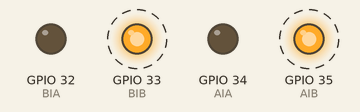
Bench run of a sketch on a simulated ESP32. Shown: output pins drawn as LEDs (lit = HIGH). Dashed ring = blinking.

Above: at 0.7 s.
Timing chart, 0 to 5.8 s (numbered marks = the images above):
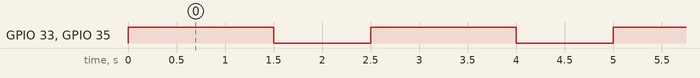

The sketch:

motor.ino
```cpp
/*
 http://www.bajdi.com
 L9110 motor driver controlling 2 small DC motors
 */
 int i = 0;
const int AIA = 34;  // (pwm) pin 9 connected to pin A-IA
const int AIB = 35;  // (pwm) pin 5 connected to pin A-IB
const int BIA = 32; // (pwm) pin 10 connected to pin B-IA
const int BIB = 33;  // (pwm) pin 6 connected to pin B-IB


byte speed = 255;  // change this (0-255) to control the speed of the motors

void setup() {
  pinMode(AIA, OUTPUT); // set pins to output
  pinMode(AIB, OUTPUT);
  pinMode(BIA, OUTPUT);
  pinMode(BIB, OUTPUT);
  Serial.begin(9600);
}

void loop() {
//  a_h();
//  delay(5000);
//  h();
//  delay(1500);
//  stop();
//  delay(1000);
//-----------------------------------------
//// ::: MOVIMIENTO UN POCO MÁS CONTROLADO, SOLO QUE SE REGRESA :: //////////
/*
  delay(1000);
  anti_H();
  Serial.println("Antihorario");
  //delay(500);
  stop();
  Serial.println("STOPU");
  //delay(500);
  H();
  */
  //g_180();
  //g_90();

  H(1000);


////////////////////////////////////////////////////////////////////////////////////
//  Serial.println("Esperando 5 segundos");
//  do{
//      h();
//      delay(1500);
//      stop();
//      delay(100);
//      a_h();
//      delay(1000);
//      stop();
//      delay(1500);
//      i = i +1;
//    }while(i = 20);
//     i = 0;


  //-------------------------------------------
  //_------------------------Test_1: Ambos motores giran en sentido horario juntos durante tres segundos, y se detienen durante 3 segundos
//  Serial.println("Ambos motores giran en sentido horario juntos durante tres segundos, y se detienen durante 3 segundos");
//  h();//¿Hacia donde gira?
//  delay(5000);
//  stop();//¿Qué hace al detenerse, cambia su giro, que tanto?
//  delay(1500);
//  //Al reinciar el giro horario, ¿vuelve a girar como al principio?
//  //----------------------------------------------------------------------------------------------------
//  //-------------------------Test_2: Ambos motores giran en sentido antihorario juntos durante 3 segundos, y se detienen durante 3 segundos
//  stop();
//  delay(5000);
//  Serial.println("Esperando 5 segundos");
//  Serial.println("Ambos motores giran en sentido antihorario juntos durante 3 segundos, y se detienen durante 3 segundos");
//  a_h();
//  delay(3000);
//  stop();
//  delay(3000);
//  //¿El comportamiento es similar al test_1, solo cambiando la dirección de giro? En principio debería serlo
//  //-------------------------------------------------------------------------------------------------------------
//  //--------------------------------------------------Test_3: Ambos motores giran en sentido horario, ¿que pasa si para frenar intercalamos entre h() y a_h() un numero x de veces?
//  stop();
//  delay(5000);
//  Serial.println("Esperando 5 segundos");
//  Serial.println("Ambos motores giran en sentido horario, ¿que pasa si para frenar intercalamos entre h() y a_h() un numero x de veces?");
//  h();
//  delay(3000);
//  for (int i = 1; i==5; i++){
//    a_h();
//    delay(200);
//    h();
//    delay(200);
//  }
//  //¿Cómo se comporta? ¿Se detiene en seco?¿Sigue girando de forma prolongada y se detiene "Suavemente"?¿hay siquiera alguna diferencia con los test anteriores?
//  //¿Variar las veces que se repite el intercalado de los motores hace algo?¿Variar el tiempo corto que hay entre las "oscilaciones" hace algo?
//  //-----------------------------------------------------------------------------------------------------------------------
//  //--------------------------------Test_4: Similar al test 3, direcciones cambiadas, en principio se debe comportar igual, es más que nada un control para ver que no pase nada raro
//  stop();
//  delay(5000);
//  Serial.println("Esperando 5 segundos");
//  Serial.println("Similar al test 3, direcciones cambiadas, en principio se debe comportar igual, es más que nada un control para ver que no pase nada raro");
//  a_h();
//  delay(3000);
//  for (int i = 1; i==5; i++){
//    h();
//    delay(200);
//    a_h();
//    delay(200);
//  }
}


/////////////////////////////////////////////////////////////////////////////////////////////////////////////////////////////////////////////////

void stop(){
  delay(500);
  digitalWrite(BIA, 0);
  digitalWrite(BIB, 0);
  digitalWrite(AIB, 0);
  digitalWrite(AIA, 0);

  }


void a_h()
{
  digitalWrite(AIB, HIGH);
  digitalWrite(AIA, 0);
  digitalWrite(BIA, 0);
  digitalWrite(BIB, HIGH);
}

void h()
{
  digitalWrite(AIB, 0);
  digitalWrite(AIA, HIGH);
  digitalWrite(BIA, HIGH);
  digitalWrite(BIB, 0);
}

/// :: MAYOR TIEMPO == MÁS RAPIDEZ :: ////
  void H(int t){
    a_h();
  delay(t); // tiempo en el que se a a quedar funcionando el motor
  //Entre más tiempo sea, más rápido irá el motor. El tiempo lo pasamos como variable
    for (int i = 1; i==3; i++){
     h(); //hace movimiento horario como freno
    delay(850); //lo hace por este tiempo
    a_h(); // y amortiguamos el frenado con este movimiento
    delay(250);
  }
  stop();
  delay(1000);
  }


void anti_H(int t) //hace lo mismo que H pero en sentido contrario
{
    h();
  delay(t);
    for (int i = 1; i==3; i++){
     a_h();
    delay(850);
    h();
    delay(250);
  }
  stop();
  delay(1000);
  }
```

Measured:
- by itself, GPIO 33 (BIB), GPIO 35 (AIB): alternates HIGH for 1.5 s and LOW for 1.0 s
